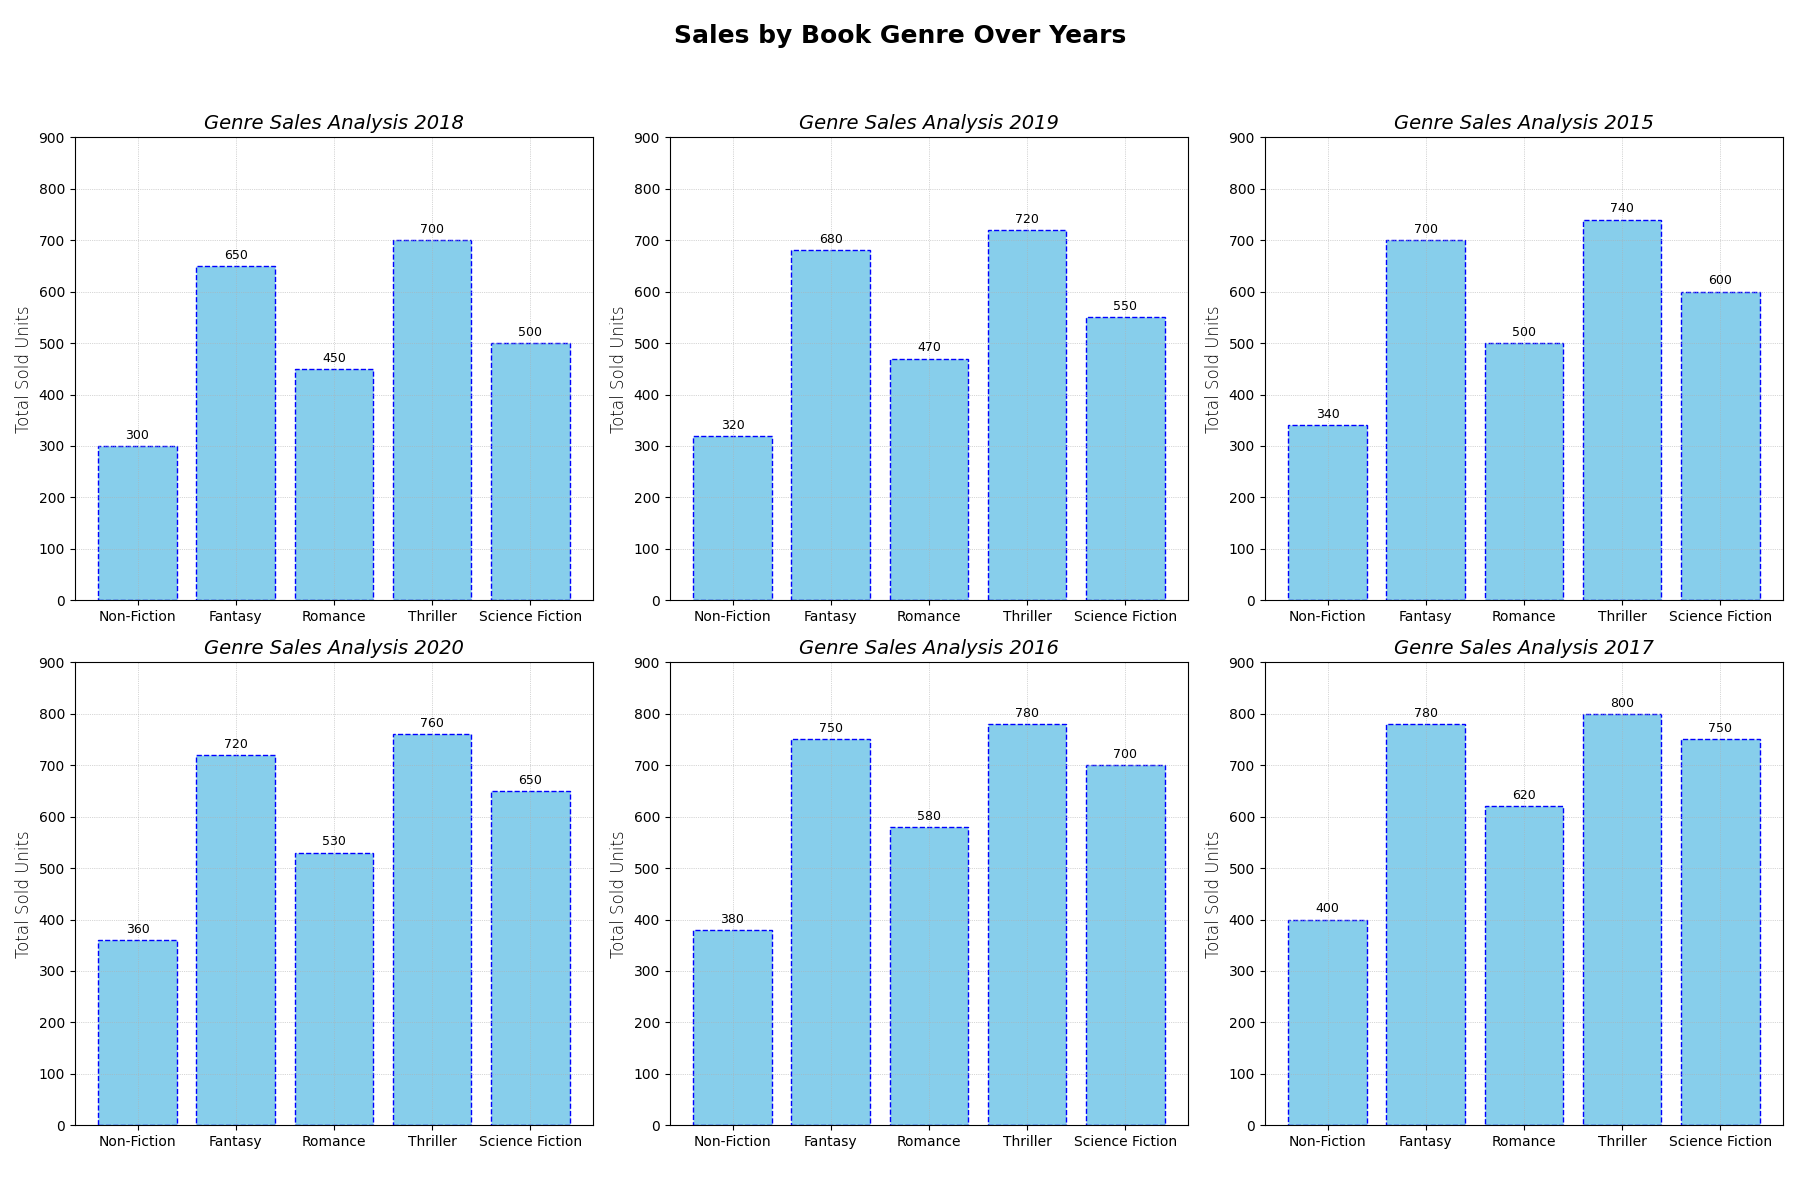

This figure's Python source:
import matplotlib.pyplot as plt
import numpy as np

genres = ['Non-Fiction', 'Fantasy', 'Romance', 'Thriller', 'Science Fiction']
years = [2018, 2019, 2015, 2020, 2016, 2017]

sales_data = {
    'Science Fiction': [500, 550, 600, 650, 700, 750],
    'Romance': [450, 470, 500, 530, 580, 620],
    'Thriller': [700, 720, 740, 760, 780, 800],
    'Non-Fiction': [300, 320, 340, 360, 380, 400],
    'Fantasy': [650, 680, 700, 720, 750, 780]
}

fig, ax = plt.subplots(nrows=2, ncols=3, figsize=(18, 12))
ax = ax.flatten()

for i, year in enumerate(years):
    ax[i].set_title(f"Genre Sales Analysis {year}", fontsize=14, fontstyle='italic')
    bars = ax[i].bar(genres, [sales_data[genre][i] for genre in genres],
                     color='skyblue', edgecolor='blue', linestyle='--')
    ax[i].grid(True, linestyle=':', linewidth=0.5)
    ax[i].set_ylim(0, max(max(sales) for sales in sales_data.values()) + 100)
    ax[i].set_ylabel("Total Sold Units", fontsize=12, fontweight='light')
    ax[i].bar_label(bars, padding=3, fontsize=9)

fig.suptitle("Sales by Book Genre Over Years", fontsize=18, fontweight='bold')
plt.tight_layout(rect=[0, 0.03, 1, 0.95])

plt.show()
